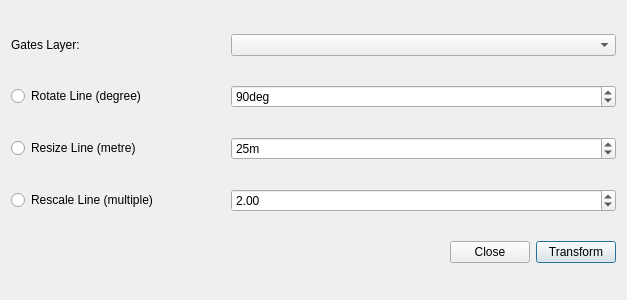
<?xml version="1.0" encoding="UTF-8"?>
<ui version="4.0">
 <class>NetworkTransformerDialogBase</class>
 <widget class="QDialog" name="NetworkTransformerDialogBase">
  <property name="enabled">
   <bool>true</bool>
  </property>
  <property name="geometry">
   <rect>
    <x>0</x>
    <y>0</y>
    <width>627</width>
    <height>300</height>
   </rect>
  </property>
  <property name="sizePolicy">
   <sizepolicy hsizetype="Maximum" vsizetype="Maximum">
    <horstretch>0</horstretch>
    <verstretch>0</verstretch>
   </sizepolicy>
  </property>
  <property name="minimumSize">
   <size>
    <width>627</width>
    <height>300</height>
   </size>
  </property>
  <property name="maximumSize">
   <size>
    <width>627</width>
    <height>300</height>
   </size>
  </property>
  <property name="windowTitle">
   <string>GateTransformer</string>
  </property>
  <layout class="QGridLayout" name="gridLayout">
   <item row="4" column="0">
    <widget class="QRadioButton" name="resize_radio">
     <property name="text">
      <string>Resize Line (metre)</string>
     </property>
    </widget>
   </item>
   <item row="3" column="0">
    <widget class="QRadioButton" name="rotate_radio">
     <property name="text">
      <string>Rotate Line (degree)</string>
     </property>
    </widget>
   </item>
   <item row="6" column="3">
    <widget class="QPushButton" name="run_button">
     <property name="sizePolicy">
      <sizepolicy hsizetype="Maximum" vsizetype="Fixed">
       <horstretch>0</horstretch>
       <verstretch>0</verstretch>
      </sizepolicy>
     </property>
     <property name="text">
      <string>Transform</string>
     </property>
    </widget>
   </item>
   <item row="0" column="0">
    <widget class="QLabel" name="label">
     <property name="text">
      <string>Gates Layer:</string>
     </property>
    </widget>
   </item>
   <item row="5" column="0">
    <widget class="QRadioButton" name="rescale_radio">
     <property name="text">
      <string>Rescale Line (multiple)</string>
     </property>
    </widget>
   </item>
   <item row="3" column="1" colspan="3">
    <widget class="QSpinBox" name="rotate_spinBox">
     <property name="suffix">
      <string>deg</string>
     </property>
     <property name="maximum">
      <number>360</number>
     </property>
     <property name="singleStep">
      <number>5</number>
     </property>
     <property name="value">
      <number>90</number>
     </property>
    </widget>
   </item>
   <item row="0" column="1" colspan="3">
    <widget class="QComboBox" name="comboBox"/>
   </item>
   <item row="4" column="1" colspan="3">
    <widget class="QSpinBox" name="resize_spinBox">
     <property name="suffix">
      <string>m</string>
     </property>
     <property name="maximum">
      <number>1000000000</number>
     </property>
     <property name="singleStep">
      <number>5</number>
     </property>
     <property name="value">
      <number>25</number>
     </property>
    </widget>
   </item>
   <item row="5" column="1" colspan="3">
    <widget class="QDoubleSpinBox" name="rescale_spinBox">
     <property name="maximum">
      <double>1000000000.000000000000000</double>
     </property>
     <property name="singleStep">
      <double>0.250000000000000</double>
     </property>
     <property name="value">
      <double>2.000000000000000</double>
     </property>
    </widget>
   </item>
   <item row="6" column="2">
    <widget class="QPushButton" name="close_button">
     <property name="sizePolicy">
      <sizepolicy hsizetype="Maximum" vsizetype="Fixed">
       <horstretch>0</horstretch>
       <verstretch>0</verstretch>
      </sizepolicy>
     </property>
     <property name="text">
      <string>Close</string>
     </property>
    </widget>
   </item>
  </layout>
 </widget>
 <resources/>
 <connections/>
</ui>
